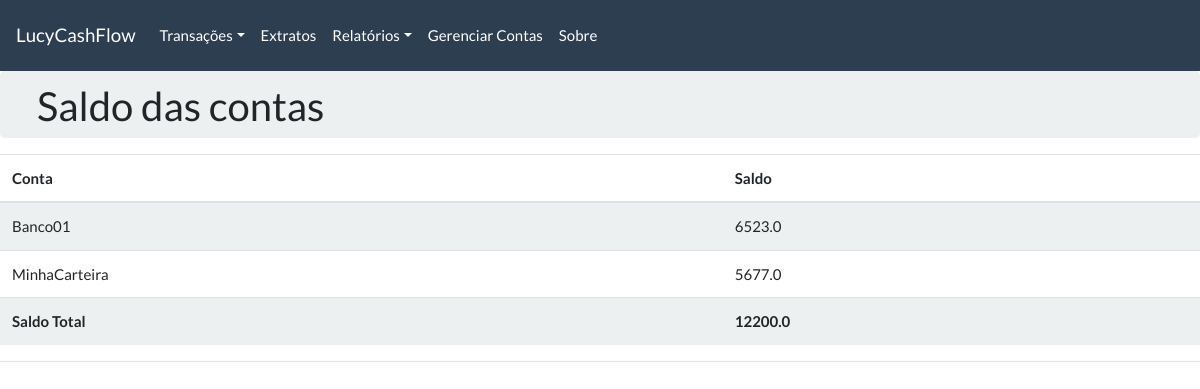
Page /saldo on the earlier database version.
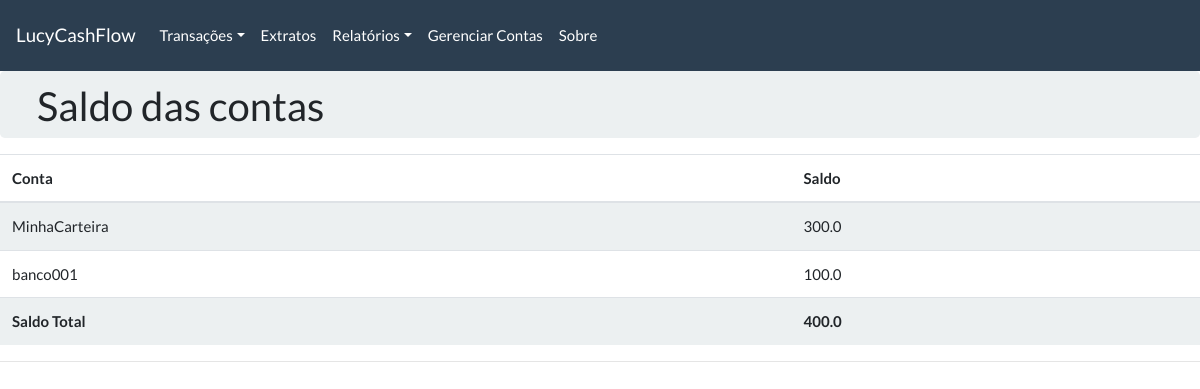
Same page on the later database version.
### tables this page shows
CREATE TABLE conta (conta_id
        INTEGER PRIMARY KEY,
        conta_nome text NOT NULL UNIQUE,
        conta_saldo DECIMAL NOT NULL);

### app_lucycashflow.py (the view)
@app.route("/saldo", methods=["GET", "POST"])
def saldo():
    connection = cdb.fconnecta()
    conf = config_db(connection)
    conf.config()
    di = request.form.get('datai', False)
    df = request.form.get('dataf', False)
    connection = cdb.fconnecta()
    conf = config_db(connection)
    conf.config()
    reports_all = genrelatorios(connection, di, df)
    bal_overall = reports_all.balance_overall()
    bal_allacc = reports_all.balance_allacc()
    return render_template('saldos.html',
                           bal_allacc=bal_allacc,
                           bal_overall=bal_overall)

### models/genrelatorios.py (called while the page is built)
    def balance_overall(self):
        connection = self.connection
        with connection:
            cursor = connection.cursor()
            query = """
            SELECT round(sum(valor),2)
            FROM (
            SELECT conta_nome , valor AS valor FROM transacao
            INNER JOIN conta ON  transacao.conta_id=conta.conta_id
            UNION ALL
            SELECT conta_nome,  valor AS valor FROM transferencia
            INNER JOIN conta ON transferencia.conta_id=conta.conta_id
            UNION ALL
            SELECT conta_nome, conta_saldo AS valor FROM conta);
            """
            result = cursor.execute(
                query)
            row = result.fetchall()
            if row is not None:
                print('Saldo geral gerado com sucesso')
                return row
            else:
                print('Nao foi possivel saldo geral')

### resources/connex.py (called while the page is built)
    def fconnecta(self):
        return sqlite3.connect(self.db_filename)

### resources/dbconfig.py (called while the page is built)
    def config(self):
        with self.connection:
            cursor = self.connection.cursor()
            cursor.execute('PRAGMA foreign_keys = ON')
            self.connection.commit()

### templates/saldos.html
{% extends "base.html" %}
{% block sub_content %}
<div class="jumbotron">
  <h2>Saldo das contas</h2>
</div>
<table class="table table-striped">
  <thead>
    <tr>
      <th>Conta</th>
      <th>Saldo</th>
    </tr>
  </thead>
  {% for row in bal_allacc %}
  <tr>
    <td>{{ row[0] }}</td>
    <td>{{ row[1] }}</td>
  </tr>
  {% endfor %}
  <tr>
    <td><b>Saldo Total</b></td>
    <td><b>{{ bal_overall[0][0] }}</b></td>
  </tr>
</table>
<hr>
{% endblock %}

### templates/base.html (shortened to what this page needs)
<!DOCTYPE html>
<html lang="en">
  <head>
    <link href="{{ url_for('static', filename='css/bootstrap.min.css') }}" rel="stylesheet">
  </head>
  {% block navbar %}
  {% include '_navbar.html' %}
  {% endblock  %}
  {% block content %}
  {% block sub_content  %}
  {% endblock %}
  {% endblock %}
  </body>
</html>

### templates/_navbar.html (shortened to what this page needs)
<nav class="navbar navbar-expand-lg navbar-dark bg-primary">
  <a class="navbar-brand" href="/">LucyCashFlow</a>
  <div class="collapse navbar-collapse" id="navbarColor01">
    <ul class="navbar-nav mr-auto">
      <li class="nav-item dropdown">
        <a id="transac" class="nav-link dropdown-toggle" data-toggle="dropdown" href="#">Transações</a>
      </li>
      <li class="nav-item">
        <a class="nav-link" href="extrato">Extratos</a>
      </li>
      <li class="nav-item dropdown">
        <a id="relat" class="nav-link dropdown-toggle" data-toggle="dropdown" href="#">Relatórios</a>
      </li>
      <li class="nav-item">
        <a class="nav-link" href="gerenciarconta">Gerenciar Contas</a>
      </li>
      <li class="nav-item">
        <a class="nav-link" href="about">Sobre</a>
      </li>
    </ul>
  </div>
</nav>

Differences in the rows shown:
shown differently, row unchanged: conta "MinhaCarteira": row "5677.0" → "300.0"; moves up the list
changed conta: conta_nome "Banco01" → "banco001"; row "6523.0" → "100.0"
Other differences:
{{ bal_overall[0][0] }}: "12200.0" → "400.0"
